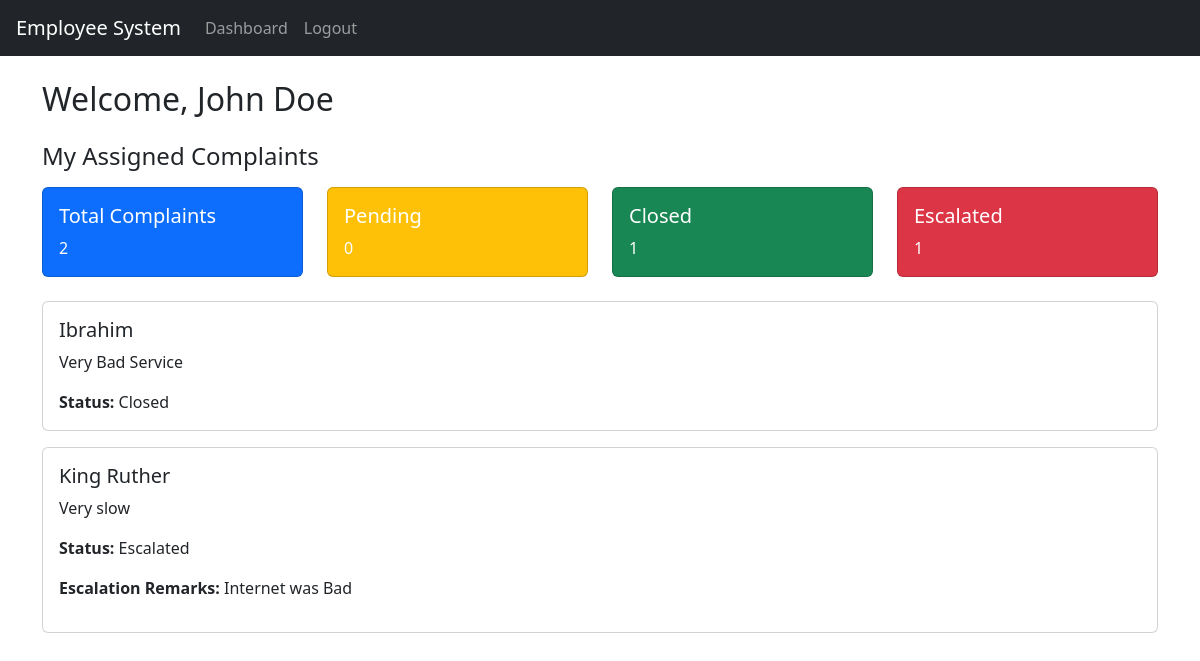
/employee/dashboard (signed in), run on the app's committed database.
### website/models.py (models this page shows)
class User(db.Model, UserMixin):
    id = db.Column(db.Integer, primary_key=True)
    email = db.Column(db.String(150), unique=True)
    name = db.Column(db.String(150))
    password = db.Column(db.String(150))
    is_admin = db.Column(db.Boolean, default=False)
    complaints = db.relationship('Complaint', backref='assigned_to')

class Complaint(db.Model):
    id = db.Column(db.Integer, primary_key=True)
    customer_name = db.Column(db.String(150))
    description = db.Column(db.Text)
    status = db.Column(db.String(50), default="Pending")  # Pending, Closed, Escalated
    assigned_to_id = db.Column(db.Integer, db.ForeignKey('user.id'))
    employee = db.relationship('User', backref='complaints_assigned')
    escalate_remarks = db.Column(db.Text, nullable=True)
    created_at = db.Column(db.DateTime, default=datetime.utcnow)

### website/views.py (the view)
@views.route('/employee/dashboard')
@login_required
def employee_dashboard():
    if current_user.is_admin:
        return redirect(url_for('views.admin_dashboard'))
    complaints = Complaint.query.filter_by(assigned_to_id=current_user.id).all()
    return render_template('employee_dashboard.html', user=current_user, complaints=complaints)

### website/__init__.py (called while the page is built)
def create_app():
    app = Flask(__name__)
    app.config['SECRET_KEY'] = 'jaba jaba jaba'
    app.config['SQLALCHEMY_DATABASE_URI'] = f'sqlite:///{DB_NAME}'
    db.init_app(app)
    from .views import views
    from .auth import auth
    app.register_blueprint(views, url_prefix='/')
    app.register_blueprint(auth, url_prefix='/')
    from .models import User, Complaint
    with app.app_context():
        db.create_all()
    login_manager = LoginManager()
    login_manager.login_view = 'auth.login'
    login_manager.init_app(app)
    @login_manager.user_loader
    def load_user(id):
        return User.query.get(int(id))
    return app

### website/templates/employee_dashboard.html (shortened to what this page needs)
  {% extends "base.html" %}
  {% block content %}
  <h2 class="mb-4">Welcome, {{ user.name }}</h2>
  <h4 class="mb-3">My Assigned Complaints</h4>
  <div class="row mb-4">
    <div class="col-md-3">
      <div class="card text-white bg-primary">
        <div class="card-body">
          <h5 class="card-title">Total Complaints</h5>
          <p class="card-text">{{ complaints|length }}</p>
        </div>
      </div>
    </div>
    <div class="col-md-3">
      <div class="card text-white bg-warning">
        <div class="card-body">
          <h5 class="card-title">Pending</h5>
          <p class="card-text">{{ complaints|selectattr('status', 'equalto', 'Pending')|list|length }}</p>
        </div>
      </div>
    </div>
    <div class="col-md-3">
      <div class="card text-white bg-success">
        <div class="card-body">
          <h5 class="card-title">Closed</h5>
          <p class="card-text">{{ complaints|selectattr('status', 'equalto', 'Closed')|list|length }}</p>
        </div>
      </div>
    </div>
    <div class="col-md-3">
      <div class="card text-white bg-danger">
        <div class="card-body">
          <h5 class="card-title">Escalated</h5>
          <p class="card-text">{{ complaints|selectattr('status', 'equalto', 'Escalated')|list|length }}</p>
        </div>
      </div>
    </div>
  </div>
  {% if complaints %}
    {% for complaint in complaints %}
      <div class="card mb-3">
        <div class="card-body">
          <h5 class="card-title">{{ complaint.customer_name }}</h5>
          <p class="card-text">{{ complaint.description }}</p>
          <p class="card-text"><strong>Status:</strong> {{ complaint.status }}</p>
        {% if complaint.status == 'Pending' %}
    <form method="POST" action="{{ url_for('views.update_complaint', id=complaint.id) }}">
      <div class="mb-2">
        <input type="text" class="form-control" name="remarks" placeholder="Escalation remarks (optional)">
      </div>
      <button type="submit" name="action" value="close" class="btn btn-success me-2">Close</button>
      <button type="submit" name="action" value="escalate" class="btn btn-warning">Escalate</button>
    </form>
  {% elif complaint.status == 'Escalated' %}
    <p><strong>Escalation Remarks:</strong> {{ complaint.escalate_remarks }}</p>
  {% endif %}
        </div>
      </div>
    {% endfor %}
  {% else %}
    <p>No complaints assigned.</p>
  {% endif %}
  {% endblock %}

### data on the page
User: name "John Doe"
Complaint: customer_name "Ibrahim", description "Very Bad Service", status "Closed"
Complaint: customer_name "King Ruther", description "Very slow", status "Escalated", escalate_remarks "Internet was Bad"

### other printed values
{{ complaints|length }} "2"
{{ complaints|selectattr('status', 'equalto', 'Pending')|list|length }} "0"
{{ complaints|selectattr('status', 'equalto', 'Closed')|list|length }} "1"
{{ complaints|selectattr('status', 'equalto', 'Escalated')|list|length }} "1"
